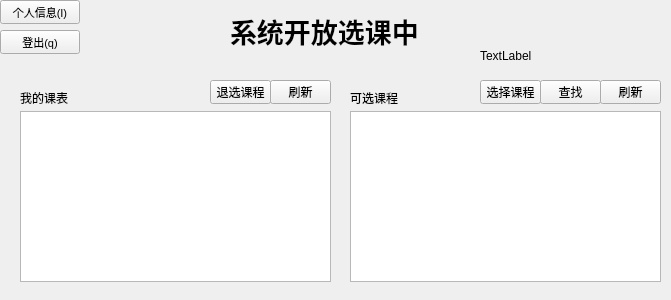
<?xml version="1.0" encoding="UTF-8"?>
<ui version="4.0">
 <class>Home</class>
 <widget class="QWidget" name="Home">
  <property name="geometry">
   <rect>
    <x>0</x>
    <y>0</y>
    <width>671</width>
    <height>300</height>
   </rect>
  </property>
  <property name="windowTitle">
   <string>学生选课系统</string>
  </property>
  <widget class="QLabel" name="lbtime">
   <property name="geometry">
    <rect>
     <x>480</x>
     <y>40</y>
     <width>271</width>
     <height>31</height>
    </rect>
   </property>
   <property name="text">
    <string>TextLabel</string>
   </property>
  </widget>
  <widget class="QPushButton" name="pb_inf">
   <property name="geometry">
    <rect>
     <x>0</x>
     <y>0</y>
     <width>80</width>
     <height>24</height>
    </rect>
   </property>
   <property name="font">
    <font>
     <pointsize>8</pointsize>
    </font>
   </property>
   <property name="text">
    <string>个人信息(I)</string>
   </property>
  </widget>
  <widget class="QTableView" name="tableView_left">
   <property name="geometry">
    <rect>
     <x>20</x>
     <y>111</y>
     <width>311</width>
     <height>171</height>
    </rect>
   </property>
  </widget>
  <widget class="QLabel" name="label">
   <property name="geometry">
    <rect>
     <x>20</x>
     <y>90</y>
     <width>53</width>
     <height>16</height>
    </rect>
   </property>
   <property name="text">
    <string>我的课表</string>
   </property>
  </widget>
  <widget class="QLabel" name="label_2">
   <property name="geometry">
    <rect>
     <x>350</x>
     <y>90</y>
     <width>53</width>
     <height>16</height>
    </rect>
   </property>
   <property name="text">
    <string>可选课程</string>
   </property>
  </widget>
  <widget class="QPushButton" name="pb_Nselect">
   <property name="geometry">
    <rect>
     <x>210</x>
     <y>80</y>
     <width>61</width>
     <height>24</height>
    </rect>
   </property>
   <property name="text">
    <string>退选课程</string>
   </property>
  </widget>
  <widget class="QPushButton" name="pb_refresh1">
   <property name="geometry">
    <rect>
     <x>270</x>
     <y>80</y>
     <width>61</width>
     <height>24</height>
    </rect>
   </property>
   <property name="text">
    <string>刷新</string>
   </property>
  </widget>
  <widget class="QPushButton" name="pb_refresh2">
   <property name="geometry">
    <rect>
     <x>600</x>
     <y>80</y>
     <width>61</width>
     <height>24</height>
    </rect>
   </property>
   <property name="text">
    <string>刷新</string>
   </property>
  </widget>
  <widget class="QTableView" name="tableView_right">
   <property name="geometry">
    <rect>
     <x>350</x>
     <y>111</y>
     <width>311</width>
     <height>171</height>
    </rect>
   </property>
   <attribute name="horizontalHeaderStretchLastSection">
    <bool>true</bool>
   </attribute>
  </widget>
  <widget class="QPushButton" name="pb_search">
   <property name="geometry">
    <rect>
     <x>540</x>
     <y>80</y>
     <width>61</width>
     <height>24</height>
    </rect>
   </property>
   <property name="text">
    <string>查找</string>
   </property>
  </widget>
  <widget class="QPushButton" name="pb_select">
   <property name="geometry">
    <rect>
     <x>480</x>
     <y>80</y>
     <width>61</width>
     <height>24</height>
    </rect>
   </property>
   <property name="text">
    <string>选择课程</string>
   </property>
  </widget>
  <widget class="QLabel" name="lb_status">
   <property name="geometry">
    <rect>
     <x>230</x>
     <y>10</y>
     <width>201</width>
     <height>41</height>
    </rect>
   </property>
   <property name="font">
    <font>
     <pointsize>20</pointsize>
     <bold>true</bold>
    </font>
   </property>
   <property name="text">
    <string>系统开放选课中</string>
   </property>
  </widget>
  <widget class="QPushButton" name="pb_logout">
   <property name="geometry">
    <rect>
     <x>0</x>
     <y>30</y>
     <width>80</width>
     <height>24</height>
    </rect>
   </property>
   <property name="font">
    <font>
     <pointsize>8</pointsize>
    </font>
   </property>
   <property name="text">
    <string>登出(q)</string>
   </property>
  </widget>
 </widget>
 <resources/>
 <connections/>
</ui>
